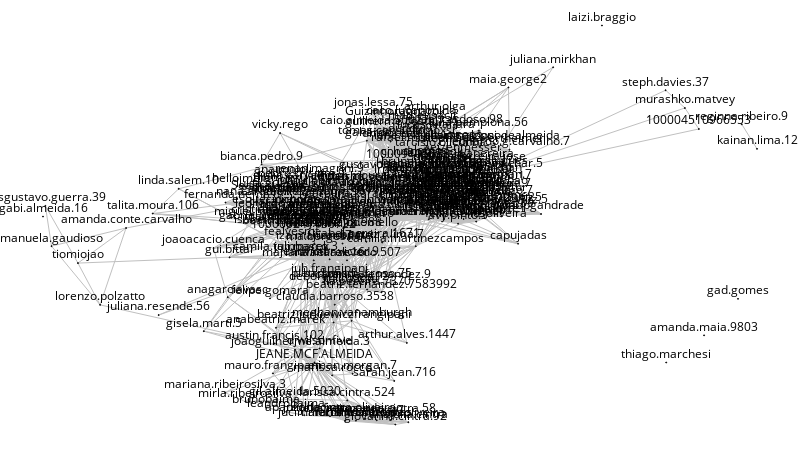

Write notebook code for a chart like this one.
### Code cell
sn.node_size = 1
sn.node_color = (0, 0, 0)
sn.edge_width = 1
sn.edge_color = (192, 192, 192)
sn.node_label_position = 'top center'

g = sn.load_graph('tarefa3.gml')

sn.show_graph(g, nlab=True)

### Figure 1 — Plotly figure (JSON) as saved in the notebook; plotly's stock layout.template omitted (floating-point values rounded to 4 significant figures; data arrays with more than 128 entries replaced by an {"elided": "..."} marker saying what was removed)
{"data": [{"hoverinfo": "none", "line": {"color": "rgb(192, 192, 192)", "width": 1}, "mode": "lines", "x": {"elided": "15324 float values"}, "y": {"elided": "15324 float values"}}, {"hoverinfo": "none", "marker": {"color": "rgb(0, 0, 0)", "line": {"color": "rgb(0, 0, 0)", "width": 1}, "size": 1}, "mode": "markers+text", "text": {"elided": "237 str values"}, "textfont": {"color": "rgb(0, 0, 0)"}, "textposition": "top center", "x": {"elided": "237 float values"}, "y": {"elided": "237 float values"}}], "layout": {"height": 450, "margin": {"b": 0, "l": 0, "r": 0, "t": 0}, "showlegend": false, "width": 800, "xaxis": {"showgrid": false, "showticklabels": false, "zeroline": false}, "yaxis": {"showgrid": false, "showticklabels": false, "zeroline": false}}}
